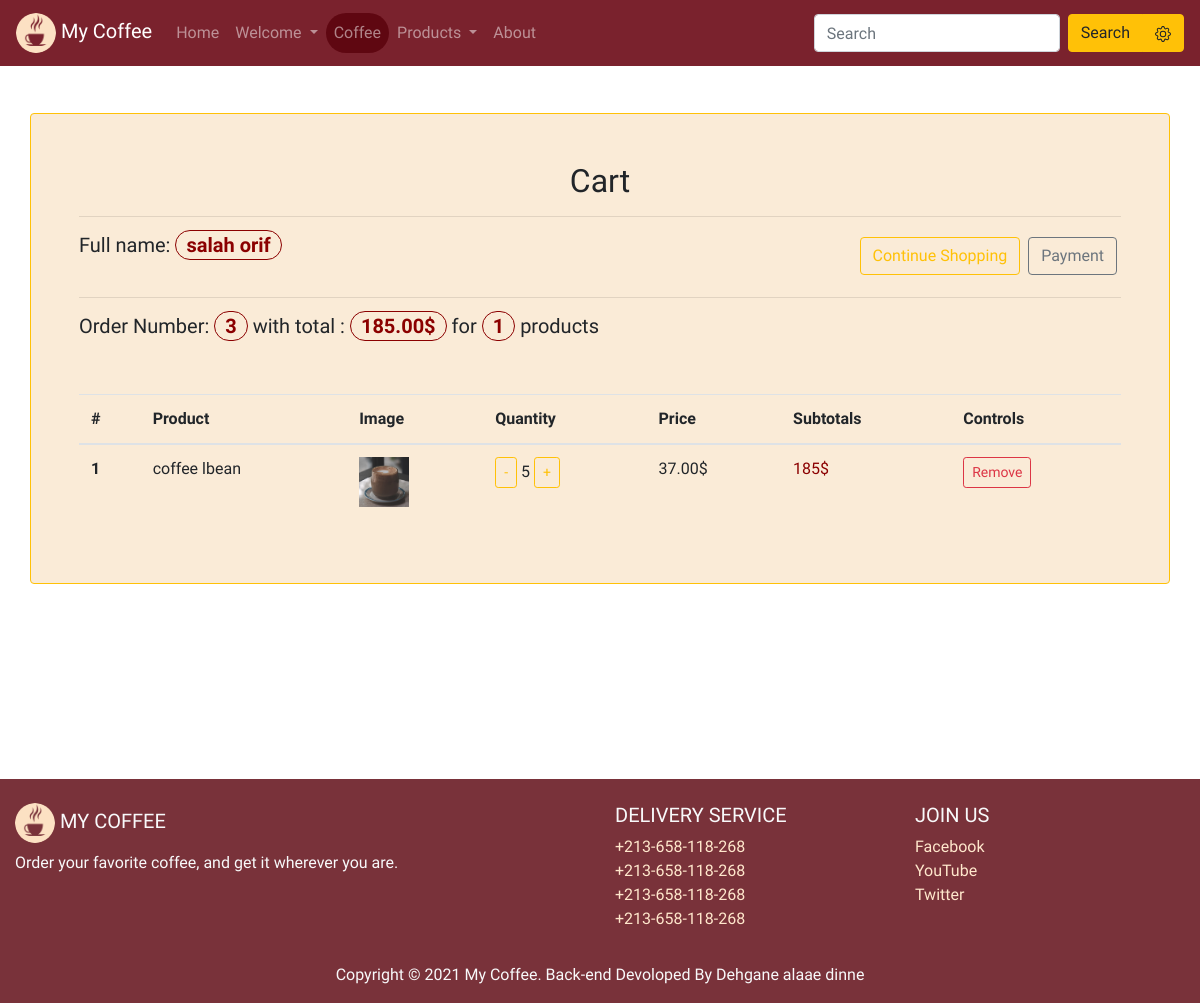
/orders/cart (signed in), run on the app's committed database.
### orders/models.py (models this page shows, shortened)
class Order(models.Model):
    user = models.ForeignKey(User , on_delete=models.CASCADE)
    order_date = models.DateTimeField()
    details = models.ManyToManyField(Product , through='OrderDetails')
    is_finished = models.BooleanField()

class OrderDetails(models.Model):
    product = models.ForeignKey(Product , on_delete=models.CASCADE)
    order = models.ForeignKey(Order , on_delete=models.CASCADE)
    price = models.DecimalField(max_digits=6 , decimal_places = 2)
    quantity = models.IntegerField()
    class Meta:
        ordering=['-id']

### products/models.py (models this page shows, shortened)
class Product(models.Model):
    name = models.CharField(max_length=150)
    description = models.TextField()
    price = models.DecimalField(max_digits=6 , decimal_places = 2)
    photo = models.ImageField(upload_to = 'photos/%Y/%m/%d/', blank=True, null=True)
    is_active = models.BooleanField(default = True)
    publish_date = models.DateTimeField(auto_now_add=True)
    class Meta:
        ordering = ['-publish_date']

### orders/views.py (the view)
# urls.py: path('cart' , views.cart , name='cart'),
def cart(request):
    context=None
    if request.user.is_authenticated and not request.user.is_anonymous :
        if Order.objects.all().filter(user = request.user, is_finished= False):
            order = Order.objects.get(user = request.user, is_finished= False)
            orderdetails= OrderDetails.objects.all().filter(order= order)
            total = 0
            for sub in orderdetails:
                total += sub.price * sub.quantity
            context= {
                'order': order,
                'orderdetails': orderdetails,
                "total":total,
            }
    return render(request , 'orders/cart.html', context)

### templates/orders/cart.html (shortened to what this page needs)
{% extends 'base.html' %}
{% load static %}
{% block content %}
<div class="my-form container p-5 my-5 rounded border border-warning">
    <h2 class="text-center">Cart</h2>
        <hr>
    {% if not request.user.is_authendicated and request.user.is_anonymous%}
    <h4 class="alert alert-warning"> You must be
        <a href="{% url 'signin' %}" class="text-dark" >Logged in</a>
    </h4>
    {% elif order %}
    <h5>
    Full name: <span class="my-num">{{order.user.first_name|add:' '|add:order.user.last_name}}</span>
    <a href="{% url 'payment' %}" class="btn btn-outline-secondary float-right m-1" >Payment</a>
    <a href="{% url 'products' %}" class="btn btn-outline-warning float-right m-1" >Continue Shopping</a>
    <br><br>
    <hr>
    Order Number: <span class="my-num">{{order.id}}</span>
    with total : <span class="my-num">{{total}}$</span>
    for <span class="my-num">{{orderdetails.count}}</span> products
     </h5>
     <br><br>
<table class="table table-hover">
  <thead>
    <tr>
      <th scope="col">#</th>
      <th scope="col">Product</th>
      <th scope="col">Image</th>
      <th scope="col">Quantity</th>
      <th scope="col">Price</th>
      <th scope="col">Subtotals</th>
      <th scope="col">Controls</th>
    </tr>
  </thead>
  <tbody>
    {% for line in orderdetails %}
    <tr>
      <th scope="row">{{forloop.counter}}</th>
      <td>{{line.product.name}}</td>
      <td>
       <img src="{{line.product.photo.url}}" style="width:50px; height:50px" alt="...">
      </td>
      <td>
      <a href="{% url 'sub_qty' orderdetails_id=line.id %}" class="btn btn-outline-warning btn-sm">-</a>
      {{line.quantity}}
      <a href="{% url 'add_qty' orderdetails_id=line.id %}" class="btn btn-outline-warning btn-sm">+</a>
      </td>
      <td> {{line.price}}$ </td>
      <td style="font_weight:bold; color: darkred;" >  {% widthratio line.quantity 1 line.price%}$ </td>
      <td>
      <a href="{% url 'remove_from_cart' orderdetails_id=line.id %}" class="btn btn-outline-danger btn-sm">Remove</a>
       </td>
    </tr>
    {% empty %}
    <h4 class="alert alert-warning"> No details here</h4>
    {% endfor %}
  </tbody>
</table>
    {% else %}
    <h4 class="alert alert-warning"> No orders here,
        <a href="{% url 'products' %}" class="text-dark" >All Products</a>
    </h4>
    {% endif %}
</div>
{% endblock  %}

### mycoffee/static/css/style.css (style rules this page uses)
html, body { height: 100%; width: 100%; }
a { color: rgb(255, 231, 204) ; }
body { font-family: 'Merienda', cursive; padding-top:65px; }
.my-form { background-color: antiquewhite; }
.my-num { color: darkred; font-weight: bold; border: 1px solid darkred; padding: 2px 10px; border-radius: 50px; }

### data on the page
Order: user.first_name|add "salah orif", id "3"
OrderDetails: product.name "coffee lbean", product.photo (picture), quantity "5", price "37.00", quantity+price "185"

### other printed values
{{ total }} "185.00"
{{ orderdetails.count }} "1"
